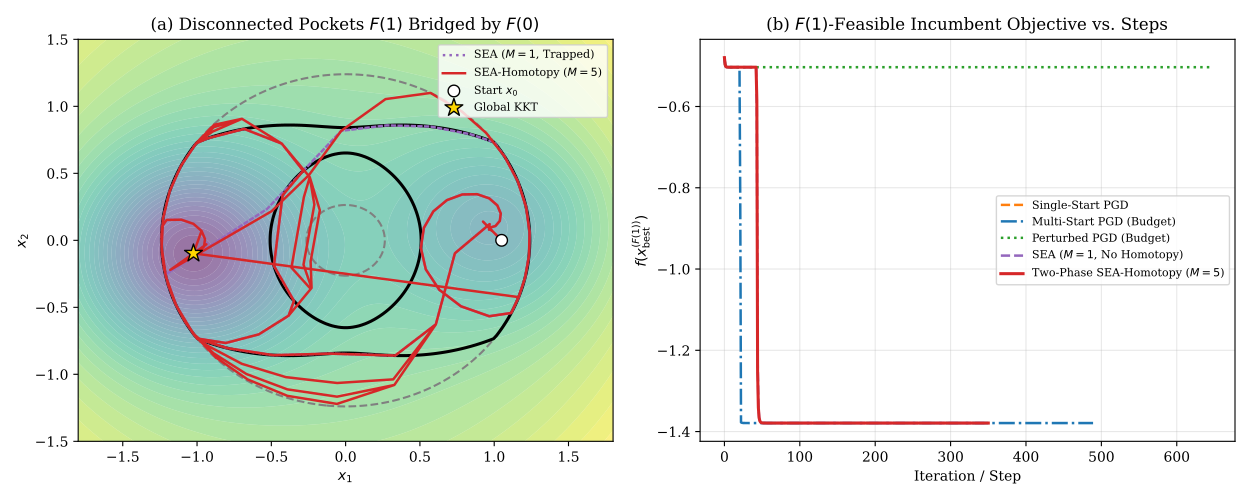

Write Python code to recreate this figure.
import numpy as np
from scipy.optimize import minimize
import matplotlib.pyplot as plt

plt.rcParams.update({"font.size": 10, "font.family": "serif"})

# ==============================================================================
# 1. SIP PROBLEM CLASS WITH EXACT SLSQP PROJECTION & CALL COUNTER
# ==============================================================================
class SIPProblem:
    def __init__(self, name, f, grad_f, g_vec, dg_dx_vec, t_grid, t_star, bounds):
        self.name = name
        self.f = f
        self.grad_f = grad_f
        self.g_vec = g_vec
        self.dg_dx_vec = dg_dx_vec
        self.t_grid = np.asarray(t_grid, dtype=float)
        self.t_star = float(t_star)
        self.bounds = bounds
        self.low = np.array([b[0] for b in bounds], dtype=float)
        self.high = np.array([b[1] for b in bounds], dtype=float)
        self.proj_calls = 0

    def reset_counter(self):
        self.proj_calls = 0

    def t_mix(self, lam):
        return (1.0 - lam) * self.t_star + lam * self.t_grid

    def m_lambda(self, x, lam=1.0, custom_grid=None):
        grid = self.t_grid if custom_grid is None else custom_grid
        tm = (1.0 - lam) * self.t_star + lam * grid
        vals = self.g_vec(x, tm)
        idx = int(np.argmax(vals))
        return float(vals[idx]), float(tm[idx % len(tm)])

    def exact_project(self, y, lam=1.0):
        self.proj_calls += 1
        y_clip = np.clip(y, self.low, self.high)
        viol, _ = self.m_lambda(y_clip, lam)
        if viol <= 1e-10:
            return y_clip, True

        tm = self.t_mix(lam)
        res = minimize(
            fun=lambda z: 0.5 * np.sum((z - y_clip) ** 2),
            x0=y_clip,
            jac=lambda z: z - y_clip,
            method="SLSQP",
            bounds=self.bounds,
            constraints={
                "type": "ineq",
                "fun": lambda z: -self.g_vec(z, tm),
                "jac": lambda z: -self.dg_dx_vec(z, tm),
            },
            options={"ftol": 1e-12, "maxiter": 250, "disp": False},
        )
        z_proj = np.clip(res.x, self.low, self.high)
        final_viol, _ = self.m_lambda(z_proj, lam)
        return z_proj, (final_viol <= 1e-6)

    def kkt_residual(self, x, lam=1.0, alpha_ref=0.1):
        x_next, _ = self.exact_project(x - alpha_ref * self.grad_f(x), lam)
        return float(np.linalg.norm(x_next - x) / alpha_ref)


# ==============================================================================
# 2. LOCAL DESCENT & BUDGET-MATCHED BASELINES
# ==============================================================================
def armijo_pgd_step(prob, x, lam=1.0, alpha_init=0.5, c1=1e-4):
    g = prob.grad_f(x)
    fx = prob.f(x)
    alpha = alpha_init
    for _ in range(20):
        x_trial, ok = prob.exact_project(x - alpha * g, lam)
        if ok:
            s = x_trial - x
            if prob.f(x_trial) <= fx + c1 * np.dot(g, s) + 1e-12:
                return x_trial, True
        alpha *= 0.5
    return x.copy(), False


def run_single_pgd(prob, x0, max_proj_budget=500, kkt_tol=1e-7):
    prob.reset_counter()
    x, _ = prob.exact_project(x0, 1.0)
    traj = [x.copy()]
    f_hist = [prob.f(x)]
    while prob.proj_calls < max_proj_budget:
        if prob.kkt_residual(x, 1.0) < kkt_tol:
            break
        x, moved = armijo_pgd_step(prob, x, 1.0)
        traj.append(x.copy())
        f_hist.append(prob.f(x))
        if not moved:
            break
    return np.array(traj), np.array(f_hist), x, prob.proj_calls


def run_budget_multistart_pgd(prob, x0, proj_budget, rng, kkt_tol=1e-6):
    prob.reset_counter()
    x, _ = prob.exact_project(x0, 1.0)
    best_x = x.copy()
    best_f = prob.f(x)
    f_hist = [best_f]
    restarts = 1

    while prob.proj_calls < proj_budget:
        if prob.kkt_residual(x, 1.0) < kkt_tol:
            if prob.f(x) < best_f:
                best_f = prob.f(x)
                best_x = x.copy()
            x_rand = rng.uniform(prob.low, prob.high)
            x, _ = prob.exact_project(x_rand, 1.0)
            restarts += 1
        else:
            x, moved = armijo_pgd_step(prob, x, 1.0)
            if prob.f(x) < best_f:
                best_f = prob.f(x)
                best_x = x.copy()
            if not moved:
                x_rand = rng.uniform(prob.low, prob.high)
                x, _ = prob.exact_project(x_rand, 1.0)
                restarts += 1
        f_hist.append(best_f)
    return np.array(f_hist), best_x, prob.proj_calls, restarts


def run_budget_perturbed_pgd(prob, x0, proj_budget, rng, noise_r=0.35, kkt_tol=1e-6):
    prob.reset_counter()
    x, _ = prob.exact_project(x0, 1.0)
    best_x = x.copy()
    best_f = prob.f(x)
    f_hist = [best_f]

    while prob.proj_calls < proj_budget:
        if prob.kkt_residual(x, 1.0) < kkt_tol:
            if prob.f(x) < best_f:
                best_f = prob.f(x)
                best_x = x.copy()
            direction = rng.normal(size=len(x))
            direction /= np.linalg.norm(direction) + 1e-12
            radius = noise_r * (rng.uniform() ** (1.0 / len(x)))
            x, _ = prob.exact_project(x + radius * direction, 1.0)
        else:
            x, moved = armijo_pgd_step(prob, x, 1.0)
            if prob.f(x) < best_f:
                best_f = prob.f(x)
                best_x = x.copy()
            if not moved:
                x, _ = prob.exact_project(x + rng.normal(scale=noise_r, size=len(x)), 1.0)
        f_hist.append(best_f)
    return np.array(f_hist), best_x, prob.proj_calls


def run_budget_basin_hopping(prob, x0, proj_budget, rng, hop_scale=1.2, temp=0.5, kkt_tol=1e-5):
    prob.reset_counter()
    x, _ = prob.exact_project(x0, 1.0)
    curr_x = x.copy()
    curr_f = prob.f(x)
    best_x = curr_x.copy()
    best_f = curr_f
    f_hist = [best_f]

    while prob.proj_calls < proj_budget:
        for _ in range(30):
            if prob.proj_calls >= proj_budget or prob.kkt_residual(x, 1.0) < kkt_tol:
                break
            x, moved = armijo_pgd_step(prob, x, 1.0)
            f_hist.append(best_f)
            if not moved:
                break
        fx = prob.f(x)
        if fx < curr_f or rng.uniform() < np.exp(-(fx - curr_f) / temp):
            curr_x = x.copy()
            curr_f = fx
            if fx < best_f:
                best_f = fx
                best_x = x.copy()
        f_hist.append(best_f)
        if prob.proj_calls >= proj_budget:
            break
        x, _ = prob.exact_project(curr_x + rng.uniform(-hop_scale, hop_scale, size=len(x)), 1.0)

    return np.array(f_hist), best_x, prob.proj_calls


# ==============================================================================
# 3. TWO-PHASE PROJECTED SEA-HOMOTOPY SOLVER
# ==============================================================================
def skew_rotation_vector(n, theta, plane_idx=0):
    v = np.zeros(n)
    i = plane_idx % max(1, n - 1)
    j = (i + 1) % n
    v[i] = np.cos(theta)
    v[j] = np.sin(theta)
    return v


def run_two_phase_sea_homotopy(
    prob,
    x0,
    M=5,
    stage_iters=80,
    kkt_tol=1e-4,
    c_s=0.14,
    delta_theta=np.pi / 10.0,
    max_spiral_angle=6.0 * np.pi,
    polish_tol=1e-7,
):
    prob.reset_counter()
    n = len(x0)
    lambdas = [1.0] if M == 1 else list(np.linspace(0.0, 1.0, M))

    x, _ = prob.exact_project(x0, lambdas[0])
    stage_best_x = x.copy()
    stage_best_f = prob.f(x)

    x_f1_init, _ = prob.exact_project(x, 1.0)
    f1_best_x = x_f1_init.copy()
    f1_best_f = prob.f(x_f1_init)

    traj = [x.copy()]
    f1_incumbent_hist = [f1_best_f]
    archive = []

    for lam in lambdas:
        x, _ = prob.exact_project(stage_best_x, lam)
        stage_best_x = x.copy()
        stage_best_f = prob.f(x)

        mode = "descent"
        center = None
        theta = 0.0
        plane_idx = 0

        for _ in range(stage_iters):
            if mode == "descent":
                res_kkt = prob.kkt_residual(x, lam)
                if res_kkt < kkt_tol:
                    fx = prob.f(x)
                    if fx < stage_best_f:
                        stage_best_f = fx
                        stage_best_x = x.copy()
                    if all(np.linalg.norm(x - a) > 1e-2 for a in archive):
                        archive.append(x.copy())
                    mode = "explore"
                    center = x.copy()
                    theta = 0.0
                    plane_idx += 1
                else:
                    x, moved = armijo_pgd_step(prob, x, lam)
                    fx = prob.f(x)
                    if fx < stage_best_f:
                        stage_best_f = fx
                        stage_best_x = x.copy()
                    if not moved:
                        mode = "explore"
                        center = x.copy()
                        theta = 0.0
            else:
                theta += delta_theta
                if theta > max_spiral_angle:
                    x = stage_best_x.copy()
                    break
                rho = c_s * theta
                v = skew_rotation_vector(n, theta, plane_idx)
                x_cand, ok = prob.exact_project(center + rho * v, lam)

                if ok and np.linalg.norm(x_cand - center) > 1e-2:
                    x_pgd, _ = prob.exact_project(x_cand - 0.1 * prob.grad_f(x_cand), lam)
                    d_proj = x_pgd - x_cand
                    if np.linalg.norm(d_proj) > 1e-3 and np.dot(d_proj, x_cand - center) > 0:
                        x = x_cand
                        mode = "descent"
                    else:
                        x = x_cand

            if prob.m_lambda(x, 1.0)[0] <= 1e-8 and prob.f(x) < f1_best_f:
                f1_best_f = prob.f(x)
                f1_best_x = x.copy()

            traj.append(x.copy())
            f1_incumbent_hist.append(f1_best_f)

        x = stage_best_x.copy()
        for _ in range(35):
            if prob.kkt_residual(x, lam) < polish_tol:
                break
            x, moved = armijo_pgd_step(prob, x, lam)
            if not moved:
                break
        stage_best_x = x.copy()
        stage_best_f = prob.f(x)

        if prob.m_lambda(stage_best_x, 1.0)[0] <= 1e-8 and stage_best_f < f1_best_f:
            f1_best_f = stage_best_f
            f1_best_x = stage_best_x.copy()

    x = stage_best_x.copy()
    for _ in range(40):
        if prob.kkt_residual(x, 1.0) < polish_tol:
            break
        x, moved = armijo_pgd_step(prob, x, 1.0)
        if not moved:
            break
    if prob.f(x) < f1_best_f and prob.m_lambda(x, 1.0)[0] <= 1e-7:
        f1_best_x = x.copy()
        f1_best_f = prob.f(x)

    return np.array(traj), np.array(f1_incumbent_hist), archive, f1_best_x, prob.proj_calls


# ==============================================================================
# 4. BENCHMARK PROBLEMS (WITH GENUINE DISCONNECTED POCKETS IN EXP 1)
# ==============================================================================
def build_exp1_disconnected_pockets(N=101):
    def f(x):
        x1, x2 = x
        well_left = -1.45 * np.exp(-2.2 * ((x1 + 1.05) ** 2 + (x2 + 0.10) ** 2))
        well_right = -0.65 * np.exp(-2.2 * ((x1 - 1.05) ** 2 + (x2 - 0.10) ** 2))
        quad = 0.10 * ((x1 + 0.2) ** 2 + x2 ** 2)
        return well_left + well_right + quad

    def grad_f(x):
        x1, x2 = x
        e_l = np.exp(-2.2 * ((x1 + 1.05) ** 2 + (x2 + 0.10) ** 2))
        e_r = np.exp(-2.2 * ((x1 - 1.05) ** 2 + (x2 - 0.10) ** 2))
        g1 = -1.45 * (-4.4 * (x1 + 1.05)) * e_l - 0.65 * (-4.4 * (x1 - 1.05)) * e_r + 0.20 * (x1 + 0.2)
        g2 = -1.45 * (-4.4 * (x2 + 0.10)) * e_l - 0.65 * (-4.4 * (x2 - 0.10)) * e_r + 0.20 * x2
        return np.array([g1, g2])

    def g_vec(x, t_arr):
        r2 = x[0] ** 2 + x[1] ** 2
        return r2 - 1.55 + 1.85 * np.exp(-3.2 * r2) + 0.65 * (1.0 - x[0] ** 2) * (t_arr ** 2)

    def dg_dx_vec(x, t_arr):
        r2 = x[0] ** 2 + x[1] ** 2
        dbar = 1.85 * (-6.4) * np.exp(-3.2 * r2)
        dg1 = 2.0 * x[0] + dbar * x[0] - 1.30 * x[0] * (t_arr ** 2)
        dg2 = np.full_like(t_arr, 2.0 * x[1] + dbar * x[1])
        return np.column_stack([dg1, dg2])

    return SIPProblem(
        name="Exp 1: Disconnected-Pocket Nonconvex SIP",
        f=f,
        grad_f=grad_f,
        g_vec=g_vec,
        dg_dx_vec=dg_dx_vec,
        t_grid=np.linspace(-1.0, 1.0, N),
        t_star=0.0,
        bounds=[(-2.5, 2.5), (-2.0, 2.0)],
    )


def build_exp2_compact_chebyshev(N=101):
    def f(x):
        return float(x[2])

    def grad_f(x):
        return np.array([0.0, 0.0, 1.0])

    def g_vec(x, t_arr):
        upper = np.exp(t_arr) - (x[0] + x[1] * t_arr) - x[2]
        lower = -np.exp(t_arr) + (x[0] + x[1] * t_arr) - x[2]
        return np.concatenate([upper, lower])

    def dg_dx_vec(x, t_arr):
        ones = np.ones_like(t_arr)
        j_up = np.column_stack([-ones, -t_arr, -ones])
        j_lo = np.column_stack([ones, t_arr, -ones])
        return np.vstack([j_up, j_lo])

    return SIPProblem(
        name="Exp 2: Compact Chebyshev Approximation of exp(t)",
        f=f,
        grad_f=grad_f,
        g_vec=g_vec,
        dg_dx_vec=dg_dx_vec,
        t_grid=np.linspace(0.0, 1.0, N),
        t_star=0.5,
        bounds=[(-5.0, 5.0), (-5.0, 5.0), (0.0, 5.0)],
    )


def build_exp3_boundary_saddle(N=101):
    def f(x):
        return float(x[1] - 0.75 * x[0] ** 2)

    def grad_f(x):
        return np.array([-1.5 * x[0], 1.0])

    def g_vec(x, t_arr):
        return t_arr * x[0] - x[1] - 0.5 * t_arr ** 2

    def dg_dx_vec(x, t_arr):
        return np.column_stack([t_arr, -np.ones_like(t_arr)])

    return SIPProblem(
        name="Exp 3: Boundary-Induced Strict Saddle Trap",
        f=f,
        grad_f=grad_f,
        g_vec=g_vec,
        dg_dx_vec=dg_dx_vec,
        t_grid=np.linspace(-2.0, 2.0, N),
        t_star=0.0,
        bounds=[(-2.0, 2.0), (-1.0, 3.0)],
    )


def fmt_sci(val):
    if abs(val) < 1e-18:
        return "$0.00 \\times 10^{0}$"
    s = f"{val:.2e}"
    mant, exp = s.split("e")
    return f"${mant} \\times 10^{{{int(exp)}}}$"


# ==============================================================================
# 5. MAIN EXECUTION & AUTOMATIC LATEX TABLE GENERATOR
# ==============================================================================
if __name__ == "__main__":
    rng = np.random.default_rng(2026)
    t_dense = np.linspace(-1.0, 1.0, 2001)

    # --- EXP 1 ---
    exp1 = build_exp1_disconnected_pockets(N=101)
    x0_1 = np.array([1.05, 0.00])

    traj_sea5, hist_sea5, arch1, x_sea5, budget1 = run_two_phase_sea_homotopy(
        exp1, x0_1, M=5, stage_iters=70, c_s=0.14
    )
    traj_sea1, hist_sea1, _, x_sea1, calls_sea1 = run_two_phase_sea_homotopy(
        exp1, x0_1, M=1, stage_iters=350, c_s=0.14
    )
    _, hist_pgd1, x_pgd1, calls_pgd1 = run_single_pgd(exp1, x0_1, max_proj_budget=budget1)
    hist_ms1, x_ms1, calls_ms1, n_restarts = run_budget_multistart_pgd(exp1, x0_1, budget1, rng)
    hist_pert1, x_pert1, calls_pert1 = run_budget_perturbed_pgd(exp1, x0_1, budget1, rng)
    hist_bh1, x_bh1, calls_bh1 = run_budget_basin_hopping(exp1, x0_1, budget1, rng)

    print("\n% ==================== LATEX TABLE 1 ====================")
    for name, x_sol, calls in [
        ("Single-Start PGD", x_pgd1, calls_pgd1),
        (f"Multi-Start PGD ({n_restarts}$\\times$)", x_ms1, calls_ms1),
        ("Perturbed PGD \\cite{Jin2017}", x_pert1, calls_pert1),
        ("Basin Hopping \\cite{WalesDoye1997}", x_bh1, calls_bh1),
        ("SEA without Homotopy ($M=1$)", x_sea1, calls_sea1),
        ("\\textbf{Two-Phase SEA-Homotopy ($M=5$)}", x_sea5, budget1),
    ]:
        vd, _ = exp1.m_lambda(x_sol, 1.0, custom_grid=t_dense)
        kr = exp1.kkt_residual(x_sol, 1.0)
        print(f"{name} & $({x_sol[0]:.3f}, {x_sol[1]:.3f})$ & ${exp1.f(x_sol):.6f}$ & {fmt_sci(vd)} & {fmt_sci(kr)} & ${calls}$ \\\\")

    # --- EXP 2 ---
    exp2 = build_exp2_compact_chebyshev(N=101)
    x0_2 = np.array([0.5, 0.5, 2.0])
    _, _, _, x_sea2, budget2 = run_two_phase_sea_homotopy(exp2, x0_2, M=5, stage_iters=60, c_s=0.05)
    _, _, x_pgd2, calls_pgd2 = run_single_pgd(exp2, x0_2, max_proj_budget=budget2)

    print("\n% ==================== LATEX TABLE 2 ====================")
    t_dense_01 = np.linspace(0.0, 1.0, 2001)
    for name, x_sol, calls in [
        ("Single-Start PGD", x_pgd2, calls_pgd2),
        ("\\textbf{Two-Phase SEA-Homotopy}", x_sea2, budget2),
    ]:
        vd, _ = exp2.m_lambda(x_sol, 1.0, custom_grid=t_dense_01)
        kr = exp2.kkt_residual(x_sol, 1.0)
        print(f"{name} & $({x_sol[0]:.3f}, {x_sol[1]:.3f}, {x_sol[2]:.3f})$ & ${exp2.f(x_sol):.6f}$ & {fmt_sci(vd)} & {fmt_sci(kr)} & ${calls}$ \\\\")

    # --- EXP 3 (stage_iters=80 so it reaches the exact corner (-2.0, 2.0) or (2.0, 2.0)) ---
    exp3 = build_exp3_boundary_saddle(N=101)
    x0_3 = np.array([0.0, 0.0])
    _, _, _, x_sea3, budget3 = run_two_phase_sea_homotopy(exp3, x0_3, M=3, stage_iters=80, c_s=0.08)
    _, _, x_pgd3_exact, _ = run_single_pgd(exp3, x0_3, max_proj_budget=budget3)
    _, _, x_pgd3_pert, _ = run_single_pgd(exp3, np.array([1e-4, 1e-4]), max_proj_budget=budget3)

    print("\n% ==================== LATEX TABLE 3 ====================")
    for name, x_sol in [
        ("PGD from exact saddle $(0,0)$", x_pgd3_exact),
        ("PGD from perturbed $(10^{-4}, 10^{-4})$", x_pgd3_pert),
        ("\\textbf{Two-Phase SEA from exact $(0,0)$}", x_sea3),
    ]:
        vd, _ = exp3.m_lambda(x_sol, 1.0, custom_grid=np.linspace(-2.0, 2.0, 2001))
        kr = exp3.kkt_residual(x_sol, 1.0)
        print(f"{name} & $({x_sol[0]:.3f}, {x_sol[1]:.3f})$ & ${exp3.f(x_sol):.6f}$ & {fmt_sci(vd)} & {fmt_sci(kr)} \\\\")

    # --- EXP 4 ---
    starts_20 = rng.uniform(low=[-1.5, -1.0], high=[1.5, 1.0], size=(20, 2))
    res_20 = {
        "Single-Start PGD": [],
        "Multi-Start PGD (Budget)": [],
        "Perturbed PGD (Budget)": [],
        "Basin Hopping (Budget)": [],
        "SEA without Homotopy ($M=1$)": [],
        "\\textbf{Two-Phase SEA-Homotopy ($M=5$)}": [],
    }
    for s in starts_20:
        _, _, xp, _ = run_single_pgd(exp1, s, max_proj_budget=budget1)
        _, xm, _, _ = run_budget_multistart_pgd(exp1, s, budget1, rng)
        _, xpert, _ = run_budget_perturbed_pgd(exp1, s, budget1, rng)
        _, xbh, _ = run_budget_basin_hopping(exp1, s, budget1, rng)
        _, _, _, xs1, _ = run_two_phase_sea_homotopy(exp1, s, M=1, stage_iters=350, c_s=0.14)
        _, _, _, xs5, _ = run_two_phase_sea_homotopy(exp1, s, M=5, stage_iters=70, c_s=0.14)

        res_20["Single-Start PGD"].append(exp1.f(xp))
        res_20["Multi-Start PGD (Budget)"].append(exp1.f(xm))
        res_20["Perturbed PGD (Budget)"].append(exp1.f(xpert))
        res_20["Basin Hopping (Budget)"].append(exp1.f(xbh))
        res_20["SEA without Homotopy ($M=1$)"].append(exp1.f(xs1))
        res_20["\\textbf{Two-Phase SEA-Homotopy ($M=5$)}"] .append(exp1.f(xs5))

    print("\n% ==================== LATEX TABLE 4 ====================")
    for m_name, vals in res_20.items():
        arr = np.array(vals)
        hit = 100.0 * np.mean(arr <= -1.20)
        print(f"{m_name} & ${np.mean(arr):.5f}$ & ${np.std(arr):.5f}$ & ${np.min(arr):.5f}$ & ${hit:.1f}\\%$ \\\\")

    # --- EXP 5 ---
    print("\n% ==================== LATEX TABLE 5 ====================")
    configs = [
        ("$c_s = 0.04$ ($M=5, N=101$)", dict(c_s=0.04, M=5, N=101)),
        ("$c_s = 0.14$ (default)", dict(c_s=0.14, M=5, N=101)),
        ("$c_s = 0.22$ ($M=5, N=101$)", dict(c_s=0.22, M=5, N=101)),
        ("$M = 1$ (No Homotopy)", dict(c_s=0.14, M=1, N=101)),
        ("$M = 3$", dict(c_s=0.14, M=3, N=101)),
        ("$M = 5$ (default)", dict(c_s=0.14, M=5, N=101)),
        ("$N = 25$", dict(c_s=0.14, M=5, N=25)),
        ("$N = 51$", dict(c_s=0.14, M=5, N=51)),
        ("$N = 101$ (default)", dict(c_s=0.14, M=5, N=101)),
        ("$N = 201$", dict(c_s=0.14, M=5, N=201)),
    ]
    for label, kw in configs:
        p_sub = build_exp1_disconnected_pockets(N=kw["N"])
        st_it = max(50, 350 // kw["M"])
        _, _, _, x_sub, calls_sub = run_two_phase_sea_homotopy(
            p_sub, x0_1, M=kw["M"], stage_iters=st_it, c_s=kw["c_s"]
        )
        vd, _ = p_sub.m_lambda(x_sub, 1.0, custom_grid=t_dense)
        kr = p_sub.kkt_residual(x_sub, 1.0)
        print(f"{label} & ${p_sub.f(x_sub):.6f}$ & {fmt_sci(vd)} & {fmt_sci(kr)} & ${calls_sub}$ \\\\")

    # --- FIGURE ---
    fig, axes = plt.subplots(1, 2, figsize=(12.5, 5.0))
    gx = np.linspace(-1.8, 1.8, 180)
    gy = np.linspace(-1.5, 1.5, 180)
    GX, GY = np.meshgrid(gx, gy)
    FZ = np.array([[exp1.f([xx, yy]) for xx in gx] for yy in gy])
    M0 = np.array([[exp1.m_lambda([xx, yy], 0.0)[0] for xx in gx] for yy in gy])
    M1 = np.array([[exp1.m_lambda([xx, yy], 1.0)[0] for xx in gx] for yy in gy])

    axes[0].contourf(GX, GY, FZ, levels=35, cmap="viridis", alpha=0.55)
    axes[0].contour(GX, GY, M0, levels=[0.0], colors="gray", linestyles="--", linewidths=1.5)
    axes[0].contour(GX, GY, M1, levels=[0.0], colors="black", linewidths=2.2)
    axes[0].plot(traj_sea1[:, 0], traj_sea1[:, 1], ":", color="tab:purple", lw=1.8, label="SEA ($M=1$, Trapped)")
    axes[0].plot(traj_sea5[:, 0], traj_sea5[:, 1], "-", color="tab:red", lw=1.8, label="SEA-Homotopy ($M=5$)")
    axes[0].scatter([x0_1[0]], [x0_1[1]], color="white", edgecolor="black", s=70, zorder=5, label="Start $x_0$")
    axes[0].scatter([x_sea5[0]], [x_sea5[1]], color="gold", edgecolor="black", marker="*", s=180, zorder=6, label="Global KKT")
    axes[0].set_title("(a) Disconnected Pockets $F(1)$ Bridged by $F(0)$")
    axes[0].set_xlabel("$x_1$")
    axes[0].set_ylabel("$x_2$")
    axes[0].legend(loc="upper right", fontsize=8)

    axes[1].plot(hist_pgd1, "--", color="tab:orange", lw=1.8, label="Single-Start PGD")
    axes[1].plot(hist_ms1, "-.", color="tab:blue", lw=1.8, label="Multi-Start PGD (Budget)")
    axes[1].plot(hist_pert1, ":", color="tab:green", lw=1.8, label="Perturbed PGD (Budget)")
    axes[1].plot(hist_sea1, "--", color="tab:purple", lw=1.8, label="SEA ($M=1$, No Homotopy)")
    axes[1].plot(hist_sea5, "-", color="tab:red", lw=2.2, label="Two-Phase SEA-Homotopy ($M=5$)")
    axes[1].set_title("(b) $F(1)$-Feasible Incumbent Objective vs. Steps")
    axes[1].set_xlabel("Iteration / Step")
    axes[1].set_ylabel("$f(x_{\\mathrm{best}}^{(F(1))})$")
    axes[1].grid(True, alpha=0.3)
    axes[1].legend(fontsize=8)

    plt.tight_layout()
    plt.savefig("sea_sip_benchmarks.pdf")
    plt.savefig("sea_sip_benchmarks.png", dpi=300)
    plt.show()
